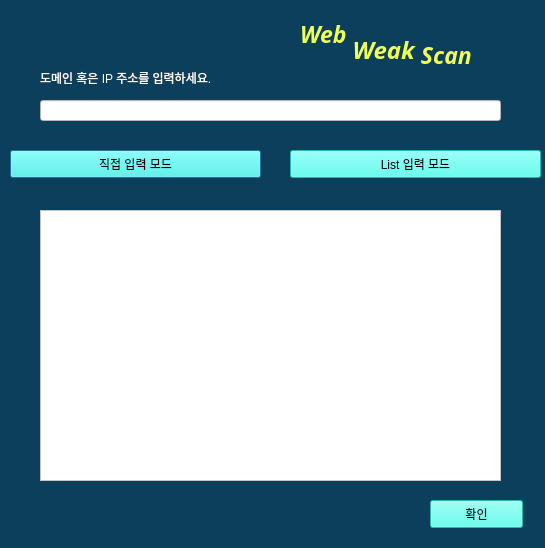
<?xml version="1.0" encoding="UTF-8"?>
<ui version="4.0">
 <class>Dialog</class>
 <widget class="QDialog" name="Dialog">
  <property name="geometry">
   <rect>
    <x>0</x>
    <y>0</y>
    <width>545</width>
    <height>548</height>
   </rect>
  </property>
  <property name="windowTitle">
   <string>Dialog</string>
  </property>
  <property name="styleSheet">
   <string notr="true">background-color: rgb(12, 63, 91);</string>
  </property>
  <widget class="QLineEdit" name="lineEdit">
   <property name="geometry">
    <rect>
     <x>40</x>
     <y>100</y>
     <width>461</width>
     <height>21</height>
    </rect>
   </property>
   <property name="styleSheet">
    <string notr="true">background-color: rgb(255, 255, 255);</string>
   </property>
  </widget>
  <widget class="QPushButton" name="pushButton">
   <property name="geometry">
    <rect>
     <x>10</x>
     <y>150</y>
     <width>251</width>
     <height>28</height>
    </rect>
   </property>
   <property name="styleSheet">
    <string notr="true">background-color: rgb(57, 255, 239);</string>
   </property>
   <property name="text">
    <string>직접 입력 모드</string>
   </property>
  </widget>
  <widget class="QPushButton" name="pushButton_2">
   <property name="geometry">
    <rect>
     <x>290</x>
     <y>150</y>
     <width>251</width>
     <height>28</height>
    </rect>
   </property>
   <property name="styleSheet">
    <string notr="true">background-color: rgb(57, 255, 239);</string>
   </property>
   <property name="text">
    <string>List 입력 모드</string>
   </property>
  </widget>
  <widget class="QListView" name="listView">
   <property name="geometry">
    <rect>
     <x>40</x>
     <y>210</y>
     <width>461</width>
     <height>271</height>
    </rect>
   </property>
   <property name="styleSheet">
    <string notr="true">background-color: rgb(255, 255, 255);</string>
   </property>
  </widget>
  <widget class="QPushButton" name="pushButton_3">
   <property name="geometry">
    <rect>
     <x>430</x>
     <y>500</y>
     <width>93</width>
     <height>28</height>
    </rect>
   </property>
   <property name="styleSheet">
    <string notr="true">background-color: rgb(62, 255, 233);</string>
   </property>
   <property name="text">
    <string>확인</string>
   </property>
  </widget>
  <widget class="QLabel" name="label">
   <property name="geometry">
    <rect>
     <x>40</x>
     <y>70</y>
     <width>251</width>
     <height>16</height>
    </rect>
   </property>
   <property name="styleSheet">
    <string notr="true">color: rgb(255, 255, 255);</string>
   </property>
   <property name="text">
    <string>도메인 혹은 IP 주소를 입력하세요.</string>
   </property>
  </widget>
  <widget class="QLabel" name="label_2">
   <property name="geometry">
    <rect>
     <x>300</x>
     <y>20</y>
     <width>251</width>
     <height>51</height>
    </rect>
   </property>
   <property name="font">
    <font>
     <family>경기천년제목 Bold</family>
     <weight>75</weight>
     <bold>true</bold>
    </font>
   </property>
   <property name="styleSheet">
    <string notr="true">color: rgb(255, 255, 127);</string>
   </property>
   <property name="text">
    <string>&lt;html&gt;&lt;head/&gt;&lt;body&gt;&lt;p&gt;&lt;span style=&quot; font-size:26pt; font-weight:600; font-style:italic; color:#efff57; vertical-align:super;&quot;&gt;Web &lt;/span&gt;&lt;span style=&quot; font-size:18pt; font-weight:600; font-style:italic; color:#efff57;&quot;&gt;Weak &lt;/span&gt;&lt;span style=&quot; font-size:26pt; font-weight:600; font-style:italic; color:#efff57; vertical-align:sub;&quot;&gt;Scan&lt;/span&gt;&lt;/p&gt;&lt;/body&gt;&lt;/html&gt;</string>
   </property>
  </widget>
 </widget>
 <resources/>
 <connections/>
</ui>
